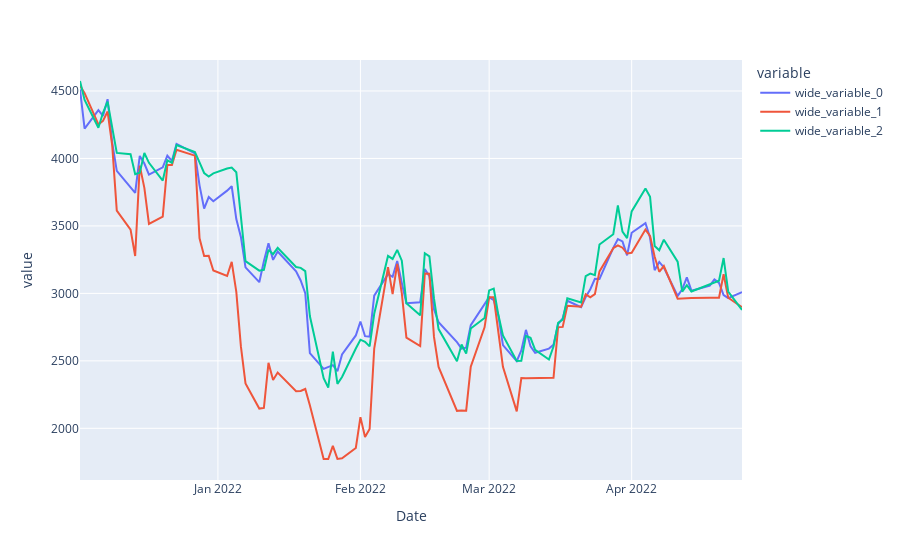

The cell this chart's notebook holds for it:
### Code cell
df = pd.DataFrame(columns = ['MAE', 'MSE', 'R2'], index = ['mae','mse'])
show_results(df,gb_mae, gb_mse)
